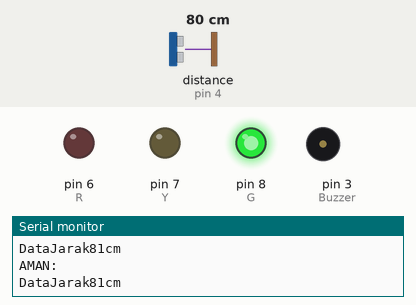
Bench run of a sketch on a simulated Arduino Uno, built with avr-gcc and run on an emulated ATmega328P. Parts: output pins drawn as LEDs (lit = HIGH), buzzer (waves = sounding, pin HIGH), the last lines printed to the serial monitor. The inputs (shaded band) are chosen by the test bench; at power-on: distance to the obstacle (sensor on pin 4) 80 cm. The echo pulse lasts 58.3 µs per cm.

Above: at 1.2 s.
1.3 s: distance to the obstacle (sensor on pin 4) set to 74 cm
4.3 s: distance to the obstacle (sensor on pin 4) set to 66 cm
At 5.8 s:
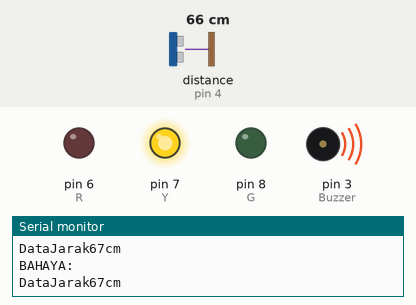
6.8 s: distance to the obstacle (sensor on pin 4) set to 23 cm
8.5 s: distance to the obstacle (sensor on pin 4) set to 21 cm
At 10.7 s:
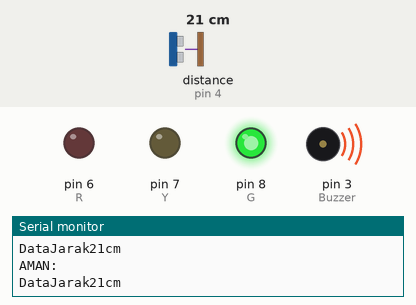
11.5 s: distance to the obstacle (sensor on pin 4) set to 2 cm
At 12.2 s:
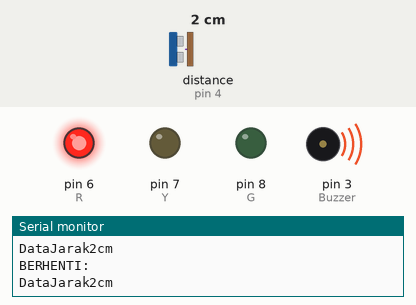
13.0 s: distance to the obstacle (sensor on pin 4) set to 17 cm
14.5 s: distance to the obstacle (sensor on pin 4) set to 21 cm
At 15.4 s:
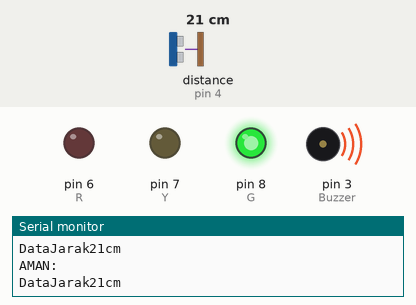
Timing chart, 0 to 17.0 s (numbered marks = the images above; inputs shaded):
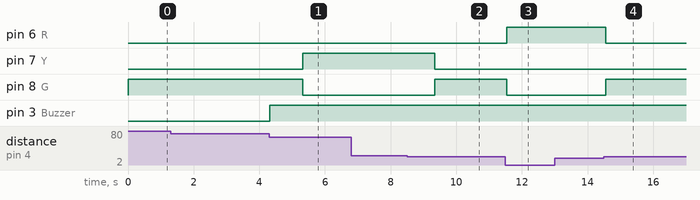

The sketch:

5.SENSOR_JARAK.ino
```cpp
#include<NewPing.h>
int triger=5;
int echo=4;
int batas=200;
int Buzzer=3;
int R=6;
int Y=7;
int G=8;

NewPing cm(triger,echo,batas);
void setup() {
  Serial.begin(9600);
  pinMode(Buzzer,OUTPUT);
  pinMode(R,OUTPUT);
   pinMode(Y,OUTPUT);
    pinMode(G,OUTPUT);


}

void loop() {
  int bacaJarak=cm.ping_cm();


  //PRINT KE SERIAL
  Serial.print("DataJarak");
  Serial.print(bacaJarak);
  Serial.print("cm");
  Serial.println();

//LOGIKA

if (bacaJarak<20){
   digitalWrite(R,HIGH);
    digitalWrite(Y,LOW);
     digitalWrite(G,LOW);
  digitalWrite(Buzzer,HIGH);
  delay(200);
  Serial.println("BERHENTI:");

}else if (bacaJarak>21 and bacaJarak<70){
  digitalWrite(Buzzer,HIGH);
  delay(1000);
  digitalWrite(Y,HIGH);
   digitalWrite(R,LOW);
    digitalWrite(G,LOW);
  Serial.println("BAHAYA:");
}else{
digitalWrite(G,HIGH);
 digitalWrite(R,LOW);
  digitalWrite(Y,LOW);
Serial.println("AMAN:");

}
}
```

Measured:
- the behaviour switches between 69 and 68 cm on distance to the obstacle (sensor on pin 4) (found by bisection; images 0 and 1)
- the behaviour switches between 22 and 21 cm on distance to the obstacle (sensor on pin 4) (found by bisection; images 1 and 2)
- the behaviour switches between 19 and 20 cm on distance to the obstacle (sensor on pin 4) (found by bisection; images 3 and 4)
- after the input at 4.3 s, pin 7 (Y): LOW → HIGH after 1.0 s; pin 8 (G): HIGH → LOW after 1.0 s; pin 3 (Buzzer): LOW → HIGH at once
- after the input at 8.5 s, pin 7 (Y): HIGH → LOW after 0.84 s; pin 8 (G): LOW → HIGH after 0.84 s
- after the input at 11.5 s, pin 6 (R): LOW → HIGH at once; pin 8 (G): HIGH → LOW at once
- after the input at 14.5 s, pin 6 (R): HIGH → LOW after 0.06 s; pin 8 (G): LOW → HIGH after 0.06 s
